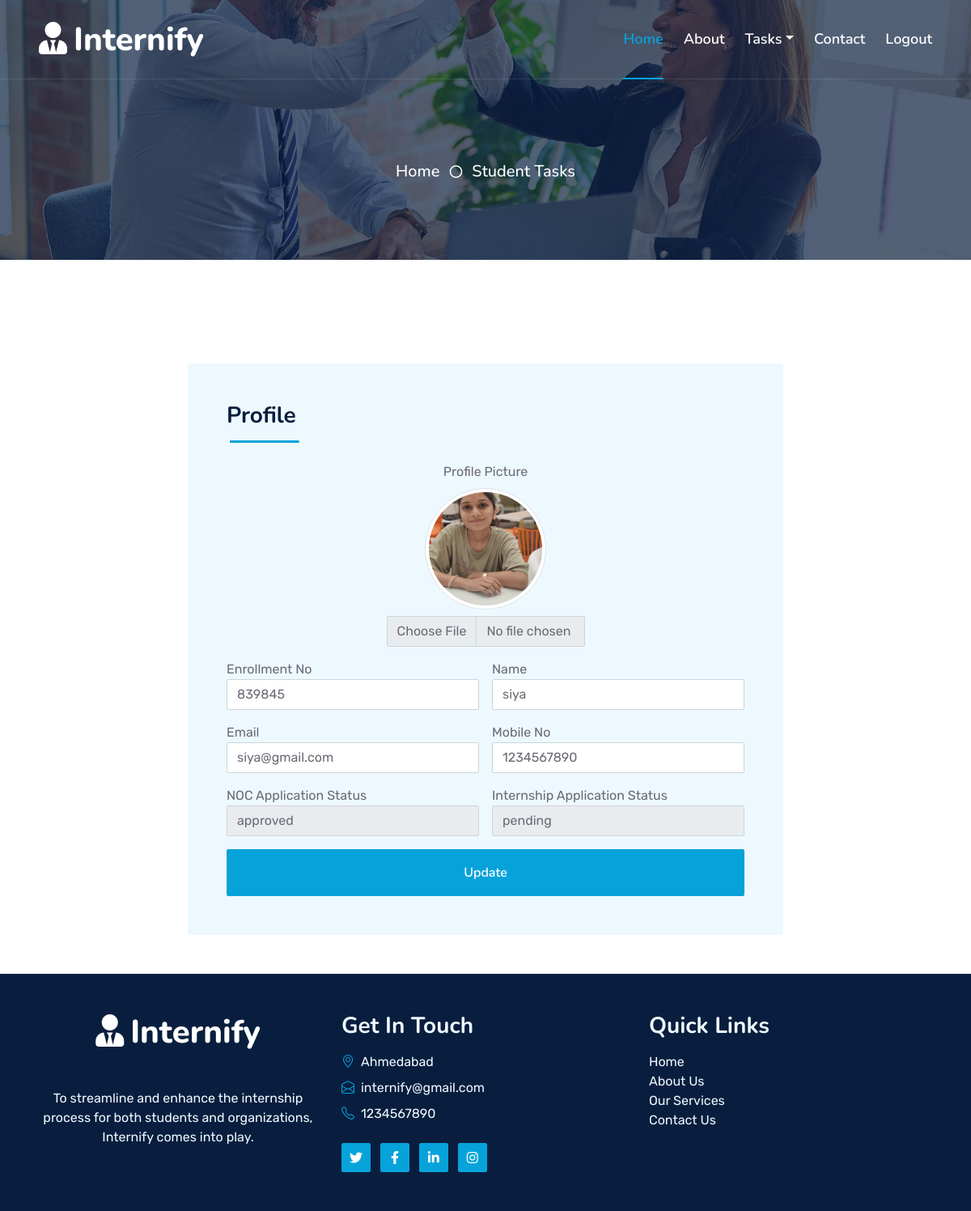
/student_profile.php (signed in), run on the app's committed database.
### tables this page shows
CREATE TABLE `student_regis` (
  `sid` int(10) NOT NULL,
  `profile` blob NOT NULL,
  `name` varchar(25) NOT NULL,
  `surname` varchar(25) NOT NULL,
  `gender` varchar(10) NOT NULL,
  `dob` date NOT NULL,
  `clg` varchar(25) NOT NULL,
  `erno` int(15) NOT NULL,
  `dept` varchar(25) NOT NULL,
  `email` varchar(100) NOT NULL,
  `pwd` int(10) NOT NULL,
  `mno` int(10) NOT NULL
);

CREATE TABLE `noc_info` (
  `sid` int(10) NOT NULL,
  `nid` int(10) NOT NULL,
  `erno` int(25) NOT NULL,
  `name` varchar(25) NOT NULL,
  `address` varchar(25) NOT NULL,
  `reason` varchar(25) NOT NULL,
  `id_proof` blob NOT NULL,
  `status` varchar(10) NOT NULL DEFAULT 'pending'
);

CREATE TABLE `intern_applications_info` (
  `iid` int(10) NOT NULL,
  `sid` int(10) NOT NULL,
  `intern_name` varchar(25) NOT NULL,
  `erno` int(10) NOT NULL,
  `email` varchar(25) NOT NULL,
  `education` varchar(25) NOT NULL,
  `current_sem` int(10) NOT NULL,
  `starting_year` year(4) NOT NULL,
  `ending_year` year(4) NOT NULL,
  `experiecnce` int(5) NOT NULL,
  `resume` blob NOT NULL,
  `position` varchar(25) NOT NULL,
  `comp_name` varchar(25) NOT NULL,
  `application_status` varchar(15) NOT NULL DEFAULT 'pending'
);

### student_profile.php (the view, shortened to what this page needs)
<?php
include("student_header.php");
include("conn.php");
$sql_profile_pic = "SELECT profile FROM student_regis WHERE sid = '$_SESSION[sid]'";
$result_profile_pic = $conn->query($sql_profile_pic);
$profile_pic = "";
if ($result_profile_pic->num_rows > 0) {
    $row_profile_pic = $result_profile_pic->fetch_assoc();
    $profile_pic = $row_profile_pic['profile'];
}
$sql_noc = "SELECT status FROM noc_info WHERE erno = (SELECT erno FROM student_regis WHERE sid = '$_SESSION[sid]')";
$result_noc = $conn->query($sql_noc);
$noc_status = "";
if ($result_noc->num_rows > 0) {
    $row_noc = $result_noc->fetch_assoc();
    $noc_status = $row_noc['status'];
}
$sql_internship = "SELECT application_status FROM intern_applications_info WHERE erno = (SELECT erno FROM student_regis WHERE sid = '$_SESSION[sid]')";
$result_internship = $conn->query($sql_internship);
$internship_status = "";
if ($result_internship->num_rows > 0) {
    $row_internship = $result_internship->fetch_assoc();
    $internship_status = $row_internship['application_status'];
}
?>
<div class="container py-5">
    <div class="row justify-content-center">
        <div class="col-lg-8">
            <div class="bg-light rounded p-5">
                <div class="section-title section-title-sm position-relative pb-3 mb-4">
                    <h3 class="mb-0">Profile</h3>
                </div>
                <form method="post" enctype="multipart/form-data">
                    <div class="row g-3">
                        <div class="col-12 text-center">
                            <label for="profilePic" class="form-label">Profile Picture</label>
                            <img id="preview" src="<?php echo $profile_pic ? 'student_profile/' . $profile_pic : 'img/about.jpg'; ?>" class="rounded-circle img-thumbnail" style="width: 150px; height: 150px; object-fit: cover; display: block; margin: 0 auto;">
                            <input type="file" class="form-control mt-2" id="profilePic" name="profilePic" accept="image/*" onchange="previewImage(event)" style="width: 245px; margin: 0 auto;">
                        </div>
                        <?php
                        $sql = "select * from student_regis where sid='$_SESSION[sid]'";
                        $result = $conn->query($sql);
                        while ($row = $result->fetch_assoc()) {
                        ?>
                        <div class="col-12 col-sm-6">
                            <label for="txterno">Enrollment No</label>
                            <input type="text" name="txterno" class="form-control" value="<?php echo $row['erno']; ?>">
                        </div>
                        <div class="col-12 col-sm-6">
                            <label for="txtnm">Name</label>
                            <input type="text" name="txtnm" class="form-control" value="<?php echo $row['name']; ?>">
                        </div>
                        <div class="col-12 col-sm-6">
                            <label for="txtemail">Email</label>
                            <input type="email" name="txtemail" class="form-control" value="<?php echo $row['email']; ?>">
                        </div>
                        <div class="col-12 col-sm-6">
                            <label for="txtmno">Mobile No</label>
                            <input type="text" name="txtmno" class="form-control" value="<?php echo $row['mno']; ?>">
                        </div>
                        <div class="col-12 col-sm-6">
                            <label for="txtnos">NOC Application Status</label>
                            <input type="text" name="txtnos" class="form-control" value="<?php echo $noc_status; ?>" readonly>
                        </div>
                        <div class="col-12 col-sm-6">
                            <label for="txtias">Internship Application Status</label>
                            <input type="text" name="txtias" class="form-control" value="<?php echo $internship_status; ?>" readonly>
                        </div>
                        <?php
                        }
                        ?>
                        <div class="col-12">
                            <button class="btn btn-primary w-100 py-3" name="btnsubmit" type="submit">Update</button>
                        </div>
                    </div>
                </form>
            </div>
        </div>
    </div>
</div>
<?php
include("footer.php");
?>

### css/style.css (style rules this page uses)
:root { --primary: #06A3DA; --secondary: #34AD54; --light: #EEF9FF; --dark: #091E3E; }
h3, h4, .fw-semi-bold { font-weight: 700 !important; }
.btn { font-family: 'Nunito', sans-serif; font-weight: 600; transition: .5s; }
.btn-primary, .btn-secondary { color: #FFFFFF; box-shadow: inset 0 0 0 50px transparent; }
.section-title::before { position: absolute; content: ""; width: 150px; height: 5px; left: 0; bottom: 0; background: var(--primary); border-radius: 2px; }
.section-title.section-title-sm::before { width: 90px; height: 3px; }
.section-title::after { position: absolute; content: ""; width: 6px; height: 5px; bottom: 0px; background: #FFFFFF; -webkit-animation: section-title-run 5s infinite linear; animation: section-title-run 5s infinite linear; }
.section-title.section-title-sm::after { width: 4px; height: 3px; }
.section-title.section-title-sm::after { -webkit-animation: section-title-run-sm 5s infinite linear; animation: section-title-run-sm 5s infinite linear; }

### data on the page
student_regis: profile (picture), txterno "839845", txtnm "siya", txtemail "siya@gmail.com", txtmno "1234567890"
noc_info: txtnos "approved"
intern_applications_info: txtias "pending"
